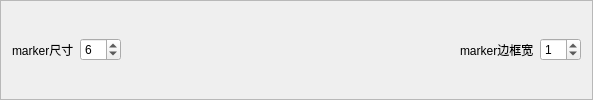
            <widget class="QFrame" name="gbMarkerSize">
             <property name="frameShape">
              <enum>QFrame::Shape::StyledPanel</enum>
             </property>
             <property name="frameShadow">
              <enum>QFrame::Shadow::Sunken</enum>
             </property>
             <layout class="QHBoxLayout" name="horizontalLayout_28">
              <item>
               <widget class="QLabel" name="lblMarkerSize">
                <property name="text">
                 <string>marker尺寸</string>
                </property>
               </widget>
              </item>
              <item>
               <widget class="QSpinBox" name="spnMarkerSize">
                <property name="minimum">
                 <number>1</number>
                </property>
                <property name="maximum">
                 <number>12</number>
                </property>
                <property name="value">
                 <number>6</number>
                </property>
               </widget>
              </item>
              <item>
               <spacer name="horizontalSpacer_28">
                <property name="orientation">
                 <enum>Qt::Orientation::Horizontal</enum>
                </property>
                <property name="sizeHint" stdset="0">
                 <size>
                  <width>333</width>
                  <height>24</height>
                 </size>
                </property>
               </spacer>
              </item>
              <item>
               <widget class="QLabel" name="lblMarkerframeSize">
                <property name="text">
                 <string>marker边框宽</string>
                </property>
               </widget>
              </item>
              <item>
               <widget class="QSpinBox" name="spnMarkerframeSize">
                <property name="minimum">
                 <number>0</number>
                </property>
                <property name="maximum">
                 <number>12</number>
                </property>
                <property name="value">
                 <number>1</number>
                </property>
               </widget>
              </item>
             </layout>
            </widget>
